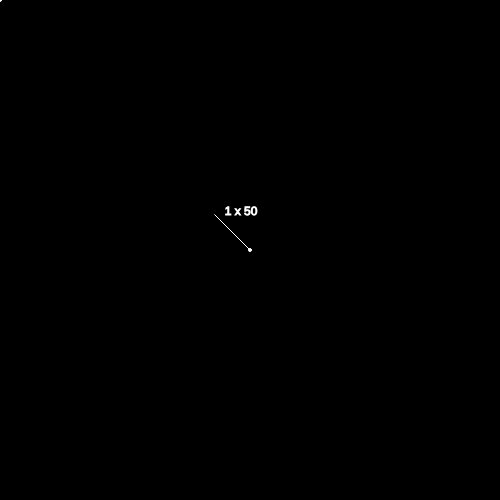
Frame 1 (no input)
Frame 60 (no input): identical to frame 1, image omitted
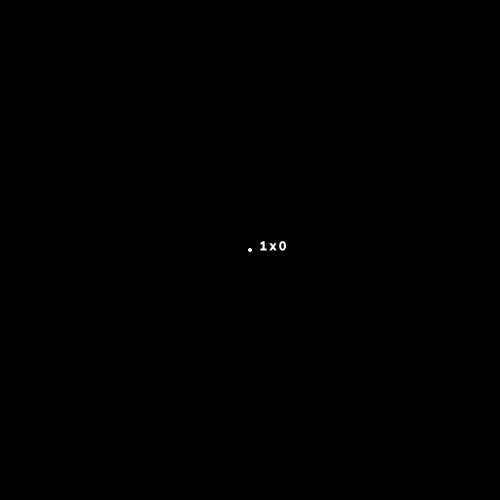
Frame 120 (the mouse pressed at the canvas centre since frame 60)

The p5.js sketch that drew these frames (run headless with seeded random() and noise() and a simulated clock; from frame 60 on, the mouse is pressed at the canvas centre):

// p5.js sketch
// ── sketch.js
// IMA NYU Shanghai
// The Nature of Code
// MOQN
// Feb 20 2017


var vector1, vector2;

function setup() {
  createCanvas(500, 500);
  fill(255);
  stroke(255);
}

function draw() {
  background(0);
  vector1 = createVector(width / 2, height / 2);
  vector2 = createVector(mouseX, mouseY);

  ellipse(vector1.x, vector1.y, 3, 3);
  ellipse(vector2.x, vector2.y, 3, 3);

  var vector3 = p5.Vector.sub(vector2, vector1);

  vector3.normalize(); // normalize() function
  vector3.mult(50); // uncomment this!

  var magitude = vector3.mag();

  // let's visualize vector3!
  push();
  translate(vector1.x, vector1.y);
  line(0, 0, vector3.x, vector3.y);
  text("1 x " + round(magitude), vector3.x + 10, vector3.y);
  pop();
}
